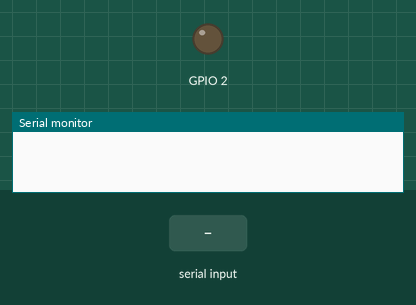
Recording of a sketch running on a simulated ESP32. Parts: output pins drawn as LEDs (lit = HIGH), the last lines printed to the serial monitor. Inputs (shaded band) come from the test bench. Nothing arrives over Bluetooth unless stated.

Above: at 1.2 s.
1.3 s: "1" received over the second serial link
At 2.5 s:
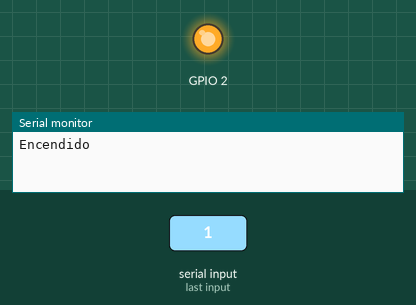
2.8 s: "0" received over the second serial link
At 3.9 s:
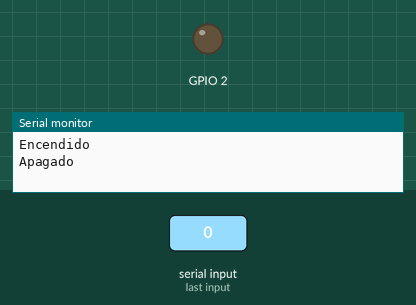
Timing chart, 0 to 5.8 s (numbered marks = the images above; inputs shaded):
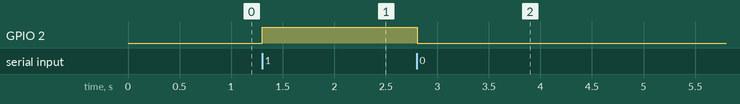

The sketch:

11-BT_LED.ino
```cpp
#include "BluetoothSerial.h"

#if !defined(CONFIG_BT_ENABLED) || !defined(CONFIG_BLUEDROID_ENABLED)
#error Bluetooth is not enabled! Please run `make menuconfig` to and enable it
#endif

BluetoothSerial SerialBT;

char dato;

void setup() {
  Serial.begin(115200);
  SerialBT.begin("ESP32_hersa"); //Bluetooth device name
  pinMode(2,OUTPUT);
}

void loop() {
  if (SerialBT.available()) {
    dato = SerialBT.read();

    if (dato == '1'){
      digitalWrite(2,HIGH);
      Serial.println("Encendido");
      SerialBT.println("On");
    }

    if (dato == '0'){
      digitalWrite(2,LOW);
      Serial.println("Apagado");
      SerialBT.println("Off");
    }
  }
  delay(100);
}
```

Measured:
- after the input at 1.3 s, GPIO 2: LOW → HIGH at once
- after the input at 2.8 s, GPIO 2: HIGH → LOW at once
